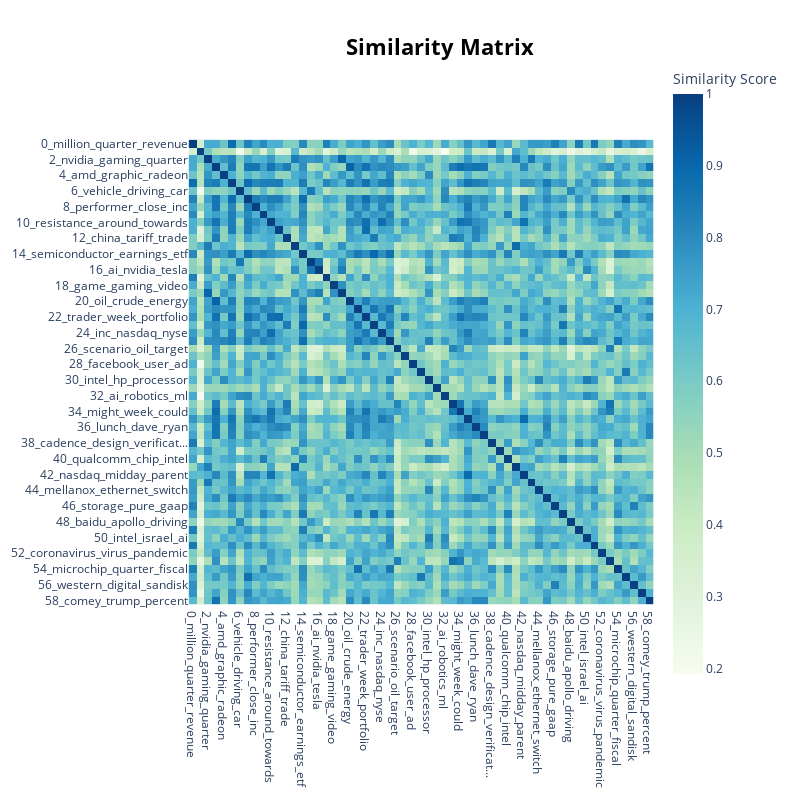

The code cell stored with this chart in its notebook:
### Markdown cell above
Similarity Matrix

### Code cell
# Display the topic similarity matrix as a heatmap
fig = bert_topic.visualize_heatmap()
fig.show()  # Or plt.show() if necessary

### Figure 1 — Plotly figure (JSON) as saved in the notebook; plotly's stock layout.template omitted (floating-point values rounded to 4 significant figures; data arrays with more than 128 entries replaced by an {"elided": "..."} marker saying what was removed)
{"data": [{"coloraxis": "coloraxis", "hovertemplate": "x: %{x}<br>y: %{y}<br>Similarity Score: %{z}<extra></extra>", "name": "0", "type": "heatmap", "x": ["0_million_quarter_revenue", "1_traded_gmt_lowest", "2_nvidia_gaming_quarter", "3_nyse_dow_nasdaq", "4_amd_graphic_radeon", "5_analyst_zacks_report", "6_vehicle_driving_car", "7_fund_etf_tech", "8_performer_close_inc", "9_apple_iphone_company", "10_resistance_around_towards", "11_tracey_stock_podcast", "12_china_tariff_trade", "13_target_nvidia_rating", "14_semiconductor_earnings_etf", "15_driving_car_self", "16_ai_nvidia_tesla", "17_earnings_growth_estimate", "18_game_gaming_video", "19_ray_gaming_tracing", "20_oil_crude_energy", "21_micron_mu_memory", "22_trader_week_portfolio", "23_semiconductor_chip_china", "24_inc_nasdaq_nyse", "25_intel_swan_cpu", "26_scenario_oil_target", "27_at40_t2108_50dma", "28_facebook_user_ad", "29_bitcoin_cryptocurrency_c...", "30_intel_hp_processor", "31_qualcomm_patent_commission", "32_ai_robotics_ml", "33_percent_yield_dollar", "34_might_week_could", "35_stock_nasdaq_nyse", "36_lunch_dave_ryan", "37_percent_index_reuters", "38_cadence_design_verificat...", "39_eps_revenue_com", "40_qualcomm_chip_intel", "41_crest_nvda_cycle", "42_nasdaq_midday_parent", "43_ratio_peg_nvda", "44_mellanox_ethernet_switch", "45_tesla_vice_leaf", "46_storage_pure_gaap", "47_samsung_tsmc_chip", "48_baidu_apollo_driving", "49_instrument_texas_analog", "50_intel_israel_ai", "51_microsoft_google_service", "52_coronavirus_virus_pandemic", "53_fed_yield_week", "54_microchip_quarter_fiscal", "55_blockchain_etf_fund", "56_western_digital_sandisk", "57_softbank_fund_vision", "58_comey_trump_percent"], "xaxis": "x", "y": ["0_million_quarter_revenue", "1_traded_gmt_lowest", "2_nvidia_gaming_quarter", "3_nyse_dow_nasdaq", "4_amd_graphic_radeon", "5_analyst_zacks_report", "6_vehicle_driving_car", "7_fund_etf_tech", "8_performer_close_inc", "9_apple_iphone_company", "10_resistance_around_towards", "11_tracey_stock_podcast", "12_china_tariff_trade", "13_target_nvidia_rating", "14_semiconductor_earnings_etf", "15_driving_car_self", "16_ai_nvidia_tesla", "17_earnings_growth_estimate", "18_game_gaming_video", "19_ray_gaming_tracing", "20_oil_crude_energy", "21_micron_mu_memory", "22_trader_week_portfolio", "23_semiconductor_chip_china", "24_inc_nasdaq_nyse", "25_intel_swan_cpu", "26_scenario_oil_target", "27_at40_t2108_50dma", "28_facebook_user_ad", "29_bitcoin_cryptocurrency_c...", "30_intel_hp_processor", "31_qualcomm_patent_commission", "32_ai_robotics_ml", "33_percent_yield_dollar", "34_might_week_could", "35_stock_nasdaq_nyse", "36_lunch_dave_ryan", "37_percent_index_reuters", "38_cadence_design_verificat...", "39_eps_revenue_com", "40_qualcomm_chip_intel", "41_crest_nvda_cycle", "42_nasdaq_midday_parent", "43_ratio_peg_nvda", "44_mellanox_ethernet_switch", "45_tesla_vice_leaf", "46_storage_pure_gaap", "47_samsung_tsmc_chip", "48_baidu_apollo_driving", "49_instrument_texas_analog", "50_intel_israel_ai", "51_microsoft_google_service", "52_coronavirus_virus_pandemic", "53_fed_yield_week", "54_microchip_quarter_fiscal", "55_blockchain_etf_fund", "56_western_digital_sandisk", "57_softbank_fund_vision", "58_comey_trump_percent"], "yaxis": "y", "z": {"elided": "59x59 float values"}}], "layout": {"coloraxis": {"colorbar": {"title": {"text": "Similarity Score"}}, "colorscale": [[0, "rgb(247,252,240)"], [0.125, "rgb(224,243,219)"], [0.25, "rgb(204,235,197)"], [0.375, "rgb(168,221,181)"], [0.5, "rgb(123,204,196)"], [0.625, "rgb(78,179,211)"], [0.75, "rgb(43,140,190)"], [0.875, "rgb(8,104,172)"], [1, "rgb(8,64,129)"]]}, "height": 800, "hoverlabel": {"bgcolor": "white", "font": {"family": "Rockwell", "size": 16}}, "legend": {"title": {"text": "Trend"}}, "margin": {"t": 60}, "showlegend": true, "title": {"font": {"color": "Black", "size": 22}, "text": "<b>Similarity Matrix</b>", "x": 0.55, "xanchor": "center", "y": 0.95, "yanchor": "top"}, "width": 800, "xaxis": {"anchor": "y", "constrain": "domain", "domain": [0, 1], "scaleanchor": "y"}, "yaxis": {"anchor": "x", "autorange": "reversed", "constrain": "domain", "domain": [0, 1]}}}
